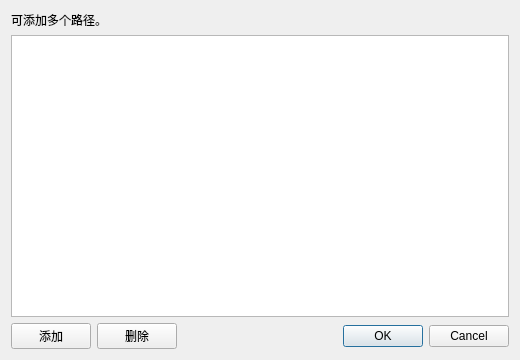
<?xml version="1.0" encoding="UTF-8"?>
<ui version="4.0">
 <class>PathListDialog</class>
 <widget class="QDialog" name="PathListDialog">
  <property name="windowTitle">
   <string>路径管理</string>
  </property>
  <property name="minimumSize">
   <size>
    <width>520</width>
    <height>360</height>
   </size>
  </property>
  <layout class="QVBoxLayout" name="verticalLayout">
   <item>
    <widget class="QLabel" name="labelHint">
     <property name="text">
      <string>可添加多个路径。</string>
     </property>
     <property name="wordWrap">
      <bool>true</bool>
     </property>
    </widget>
   </item>
   <item>
    <widget class="QListWidget" name="listPaths"/>
   </item>
   <item>
    <layout class="QHBoxLayout" name="horizontalLayout">
     <item>
      <widget class="QPushButton" name="btnAddPath">
       <property name="text">
        <string>添加</string>
       </property>
      </widget>
     </item>
     <item>
      <widget class="QPushButton" name="btnRemovePath">
       <property name="text">
        <string>删除</string>
       </property>
      </widget>
     </item>
     <item>
      <spacer name="horizontalSpacer">
       <property name="orientation">
        <enum>Qt::Horizontal</enum>
       </property>
       <property name="sizeHint" stdset="0">
        <size>
         <width>40</width>
         <height>20</height>
        </size>
       </property>
      </spacer>
     </item>
     <item>
      <widget class="QDialogButtonBox" name="buttonBox">
       <property name="orientation">
        <enum>Qt::Horizontal</enum>
       </property>
       <property name="standardButtons">
        <set>QDialogButtonBox::Cancel|QDialogButtonBox::Ok</set>
       </property>
      </widget>
     </item>
    </layout>
   </item>
  </layout>
 </widget>
 <resources/>
 <connections>
  <connection>
   <sender>buttonBox</sender>
   <signal>accepted()</signal>
   <receiver>PathListDialog</receiver>
   <slot>accept()</slot>
  </connection>
  <connection>
   <sender>buttonBox</sender>
   <signal>rejected()</signal>
   <receiver>PathListDialog</receiver>
   <slot>reject()</slot>
  </connection>
 </connections>
</ui>
